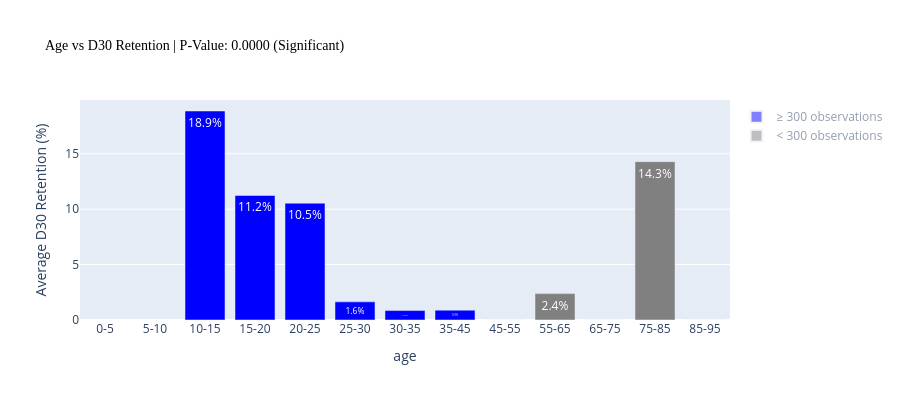
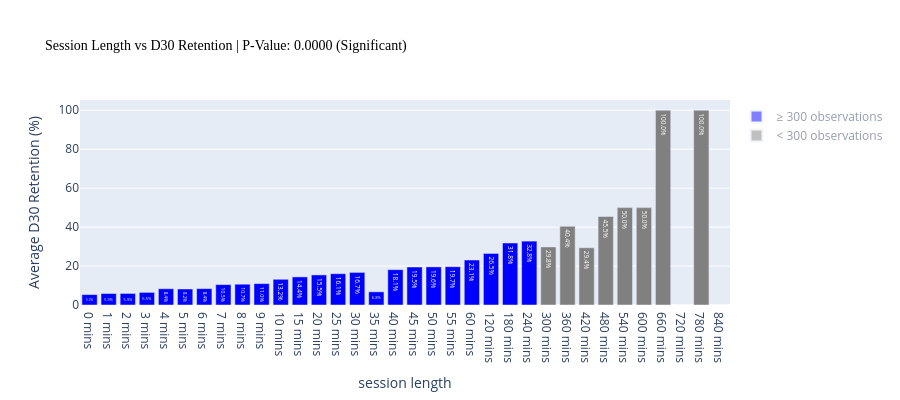

Notebook code cell kept with these figures, in order:
### Code cell
quant_figs = quantitative_variable_impact_on_retention(merged_dataset, target_var=target_variable)

### Figure 1 — Plotly figure (JSON) as saved in the notebook; plotly's stock layout.template omitted (floating-point values rounded to 4 significant figures)
{"data": [{"marker": {"color": ["grey", "grey", "blue", "blue", "blue", "blue", "blue", "blue", "grey", "grey", "grey", "grey", "grey"]}, "showlegend": false, "text": ["nan%", "nan%", "18.9%", "11.2%", "10.5%", "1.6%", "0.9%", "0.9%", "0.0%", "2.4%", "0.0%", "14.3%", "0.0%"], "textfont": {"color": "white"}, "textposition": "inside", "type": "bar", "x": ["0-5", "5-10", "10-15", "15-20", "20-25", "25-30", "30-35", "35-45", "45-55", "55-65", "65-75", "75-85", "85-95"], "y": [NaN, NaN, 18.86, 11.23, 10.54, 1.637, 0.8529, 0.8876, 0.0, 2.381, 0.0, 14.29, 0.0]}, {"marker": {"color": "blue"}, "name": "≥ 300 observations", "showlegend": true, "type": "bar", "visible": "legendonly", "x": ["0-5"], "y": [0]}, {"marker": {"color": "grey"}, "name": "< 300 observations", "showlegend": true, "type": "bar", "visible": "legendonly", "x": ["0-5"], "y": [0]}], "layout": {"height": 400, "legend": {"itemsizing": "constant", "x": 1.01, "xanchor": "left", "y": 0.99, "yanchor": "top"}, "showlegend": true, "title": {"font": {"color": "black", "family": "Arial Black", "size": 14}, "text": "Age vs D30 Retention | P-Value: 0.0000 (Significant)"}, "xaxis": {"title": {"text": "age"}}, "yaxis": {"title": {"text": "Average D30 Retention (%)"}}}}

### Figure 2 — Plotly figure (JSON) as saved in the notebook; plotly's stock layout.template omitted (floating-point values rounded to 4 significant figures)
{"data": [{"marker": {"color": ["blue", "blue", "blue", "blue", "blue", "blue", "blue", "blue", "blue", "blue", "blue", "blue", "blue", "blue", "blue", "blue", "blue", "blue", "blue", "blue", "blue", "blue", "blue", "blue", "grey", "grey", "grey", "grey", "grey", "grey", "grey", "grey", "grey", "grey"]}, "showlegend": false, "text": ["5.3%", "5.9%", "5.9%", "6.5%", "8.4%", "8.2%", "8.4%", "10.5%", "10.7%", "11.0%", "13.2%", "14.4%", "15.5%", "16.1%", "16.7%", "6.8%", "18.1%", "19.5%", "19.6%", "19.7%", "23.1%", "26.5%", "31.8%", "32.8%", "29.8%", "40.4%", "29.4%", "45.5%", "50.0%", "50.0%", "100.0%", "0.0%", "100.0%", "0.0%"], "textfont": {"color": "white"}, "textposition": "inside", "type": "bar", "x": ["0 mins", "1 mins", "2 mins", "3 mins", "4 mins", "5 mins", "6 mins", "7 mins", "8 mins", "9 mins", "10 mins", "15 mins", "20 mins", "25 mins", "30 mins", "35 mins", "40 mins", "45 mins", "50 mins", "55 mins", "60 mins", "120 mins", "180 mins", "240 mins", "300 mins", "360 mins", "420 mins", "480 mins", "540 mins", "600 mins", "660 mins", "720 mins", "780 mins", "840 mins"], "y": [5.346, 5.903, 5.939, 6.48, 8.361, 8.232, 8.412, 10.48, 10.68, 10.98, 13.21, 14.44, 15.45, 16.07, 16.74, 6.774, 18.15, 19.5, 19.58, 19.66, 23.11, 26.47, 31.84, 32.8, 29.84, 40.38, 29.41, 45.45, 50.0, 50.0, 100.0, 0.0, 100.0, 0.0]}, {"marker": {"color": "blue"}, "name": "≥ 300 observations", "showlegend": true, "type": "bar", "visible": "legendonly", "x": ["0 mins"], "y": [0]}, {"marker": {"color": "grey"}, "name": "< 300 observations", "showlegend": true, "type": "bar", "visible": "legendonly", "x": ["0 mins"], "y": [0]}], "layout": {"height": 400, "legend": {"itemsizing": "constant", "x": 1.01, "xanchor": "left", "y": 0.99, "yanchor": "top"}, "showlegend": true, "title": {"font": {"color": "black", "family": "Arial Black", "size": 14}, "text": "Session Length vs D30 Retention | P-Value: 0.0000 (Significant)"}, "xaxis": {"title": {"text": "session length"}}, "yaxis": {"title": {"text": "Average D30 Retention (%)"}}}}
